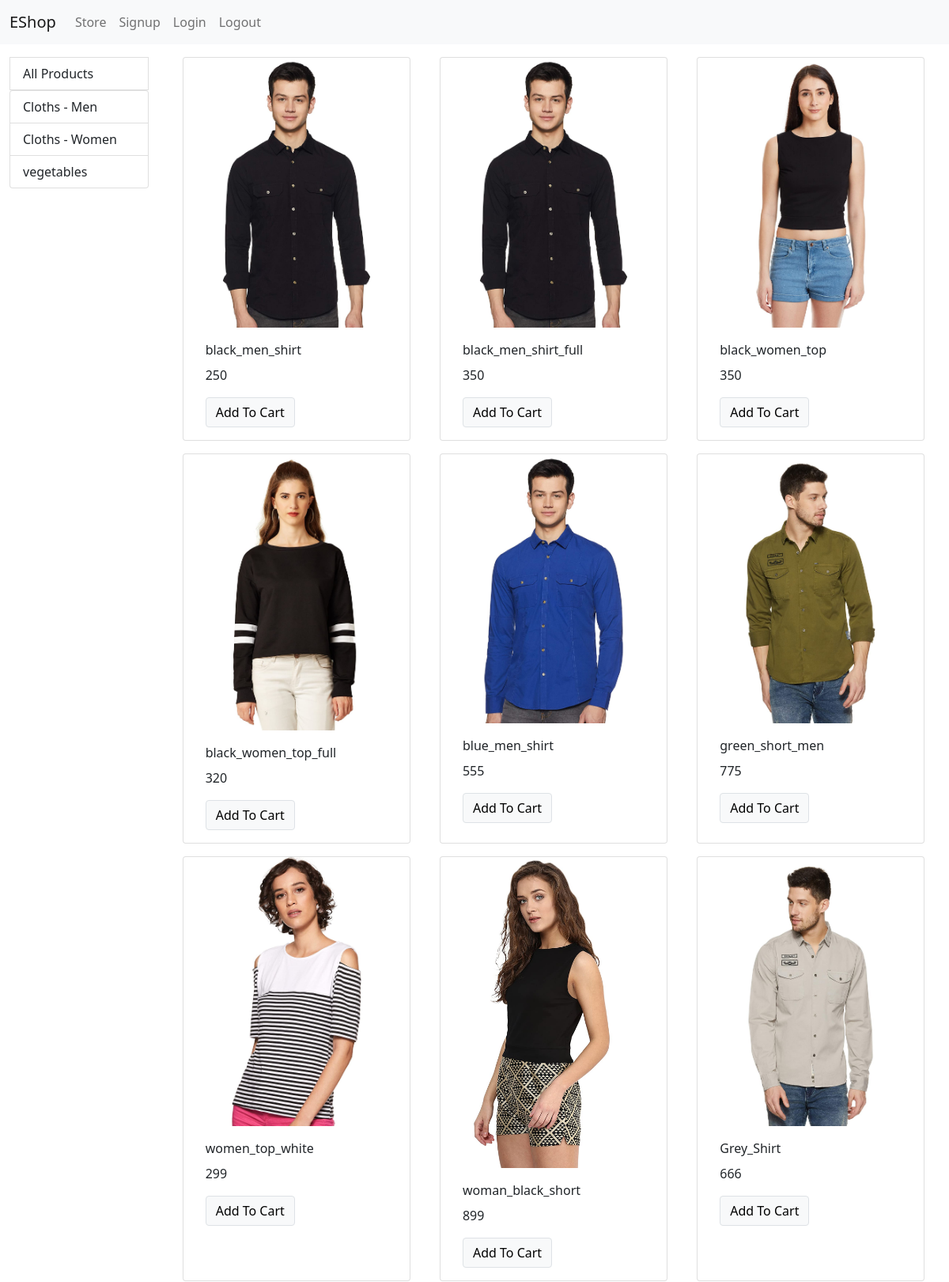
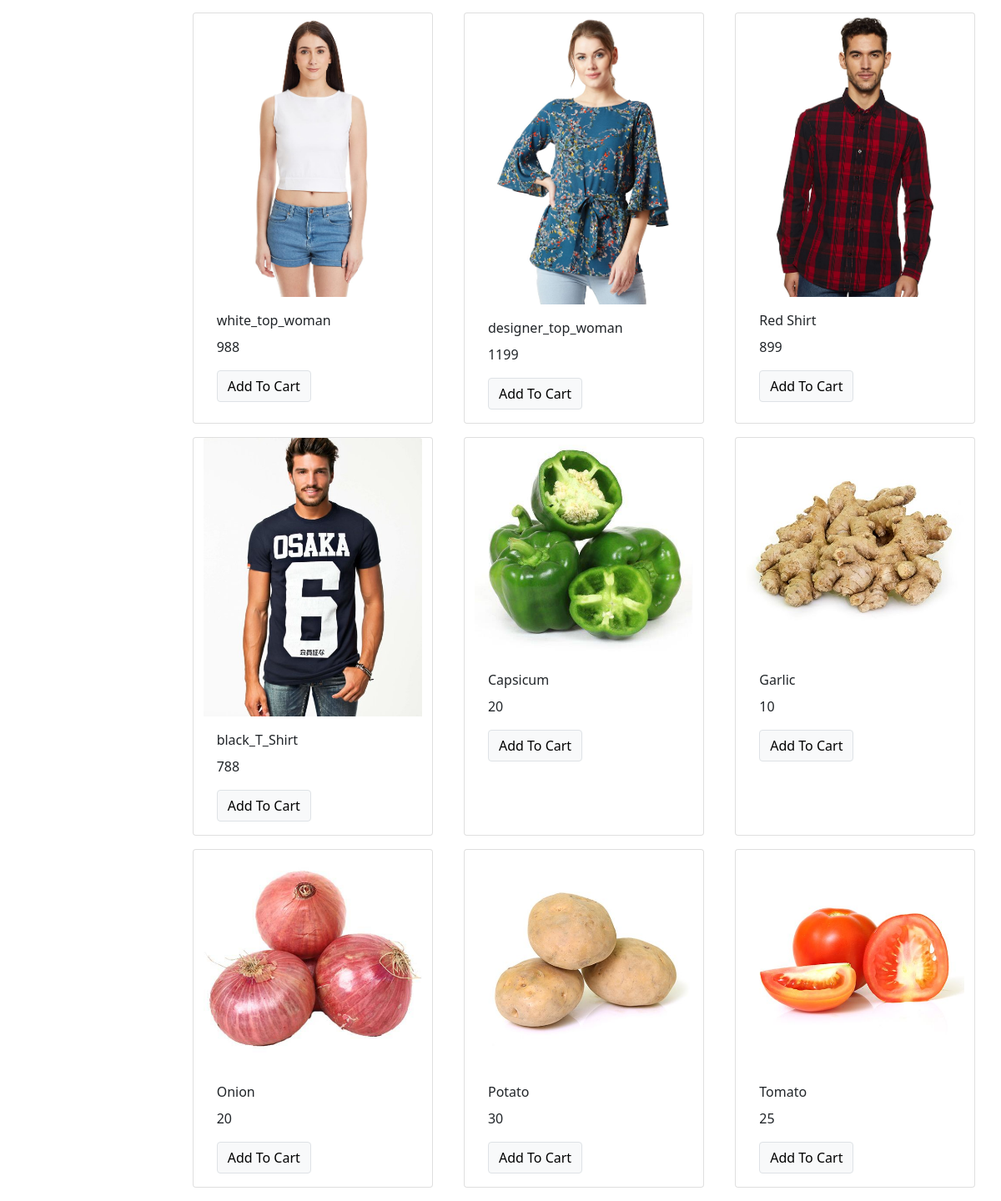
The page / on the database its author committed (2 pictures, top to bottom).
### store/models/category.py (models this page shows, shortened)
class Category(models.Model):
    name = models.CharField(max_length=50)
    @staticmethod
    def get_all_categories():
        return Category.objects.all()

### store/models/product.py (models this page shows, shortened)
class Product(models.Model):
    name = models.CharField(max_length=50)
    price = models.IntegerField(default=0)
    category = models.ForeignKey(Category , on_delete=models.CASCADE, default=1)
    description = models.CharField(max_length=200, default="", blank=True, null= True)
    image = models.ImageField(upload_to="uploads/products/")
    @staticmethod
    def get_all_products():
        return Product.objects.all()

### store/views/home.py (the view)
# urls.py: path('', home.index, name = "indexpage"),
def index(request):
    products = None
    categories = Category.get_all_categories()
    catID = request.GET.get("category")
    if catID:
        products = Product.get_prod_by_catagory(catID)
    else:
        products = Product.get_all_products()
    data = {}
    data["products"] = products
    data["categories"] = categories
    return render(request, "index.html", data)

### store/templates/index.html
{%  extends 'base.html' %}
{% block content %}
 <div class="container-fluid mt-3">
      <div class="row">
         <div class="col-lg-2 mx-auto">
             <a href="/" class="list-group-item list-group-item-action" aria-current="true">
    All Products
  </a>
            <div class="list-group">
                {% for cat in categories %}
  <a href="/?category={{cat.id}}" class="list-group-item list-group-item-action" aria-current="true">
    {{ cat.name }}
  </a>
                {% endfor %}
            </div>
         </div>
          <div id="products" class="col-lg-10 mx-auto">
          <div class="row mx-auto">
   {% for product in products %}
  <div class="card mx-auto mb-3" style="width: 18rem;">
  <img src="{{product.image.url}}" class="card-img-top" alt="...">
  <div class="card-body">
    <p class="card-title">{{product.name}}</p>
    <p class="card-text">{{product.price}}</p>
    <a href="#" class="btn btn-light border ">Add To Cart</a>
  </div>
      </div>
    {% endfor %}
      </div>
          </div>
      </div>
 </div>
{% endblock %}

### store/templates/base.html (shortened to what this page needs)
<!doctype html>
<html lang="en">
  <head>
    <link href="https://cdn.jsdelivr.net/npm/bootstrap@5.0.1/dist/css/bootstrap.min.css" rel="stylesheet">
  </head>
  <body>
  <nav class="navbar navbar-expand-lg navbar-light bg-light">
  <div class="container-fluid">
    <a class="navbar-brand" href="#">EShop</a>
    <div class="collapse navbar-collapse" id="navbarSupportedContent">
        <ul class="navbar-nav  mr-auto">
        <li class="nav-item">
          <a class="nav-link " aria-current="page" href="#">Store</a>
        </li>
        </ul>
        <ul class="navbar-nav  my-2 my-lg-0">
        <li class="nav-item">
          <a class="nav-link " aria-current="page" href="/signup">Signup</a>
        </li>
        <li class="nav-item">
          <a class="nav-link " aria-current="page" href="/login">Login</a>
        </li>
            <li class="nav-item">
          <a class="nav-link " aria-current="page" href="#">Logout</a>
        </li>
      </ul>
    </div>
  </div>
</nav>
{% block content %} {% endblock %}
  </body>
</html>

### rows shown on the page
Category: name "Cloths - Men"
Category: name "Cloths - Women"
Category: name "vegetables"
Product: image (picture), name "black_men_shirt", price "250"
Product: image (picture), name "black_men_shirt_full", price "350"
Product: image (picture), name "black_women_top", price "350"
Product: image (picture), name "black_women_top_full", price "320"
Product: image (picture), name "blue_men_shirt", price "555"
Product: image (picture), name "green_short_men", price "775"
Product: image (picture), name "women_top_white", price "299"
Product: image (picture), name "woman_black_short", price "899"
Product: image (picture), name "Grey_Shirt", price "666"
Product: image (picture), name "white_top_woman", price "988"
Product: image (picture), name "designer_top_woman", price "1199"
Product: image (picture), name "Red Shirt", price "899"
Product: image (picture), name "black_T_Shirt", price "788"
Product: image (picture), name "Capsicum", price "20"
Product: image (picture), name "Garlic", price "10"
Product: image (picture), name "Onion", price "20"
Product: image (picture), name "Potato", price "30"
Product: image (picture), name "Tomato", price "25"
